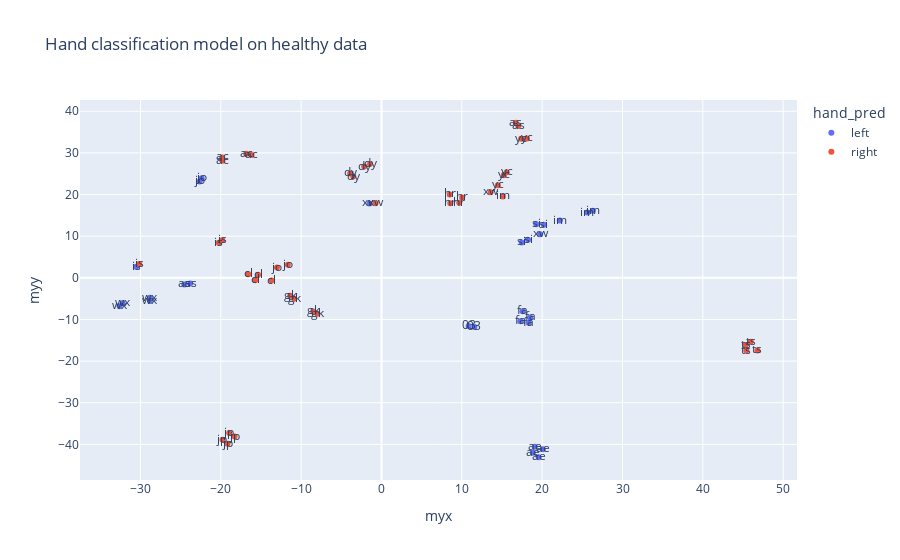

Source (notebook cell):
### Code cell
tsne_input = df_healthy_left_mirrored.iloc[:,:24].to_numpy()
data_tsne = TSNE(n_components=2, learning_rate='auto', init='random', perplexity=3).fit_transform(tsne_input)

data_tsne = pd.DataFrame(data_tsne, columns=['myx', 'myy'])

data_tsne['hand_pred'] = knn.predict(df_healthy_left_mirrored.iloc[:,:24])
data_tsne['subject_ids'] = df_healthy_left_mirrored['subject_id'].to_numpy()

fig = px.scatter(data_tsne, 
                    x='myx', y='myy',
                    color='hand_pred', text='subject_ids',
                    title='Hand classification model on healthy data'
)
fig.show()

### Figure 1 — Plotly figure (JSON) as saved in the notebook; plotly's stock layout.template omitted (floating-point values rounded to 4 significant figures)
{"data": [{"hovertemplate": "hand_pred=left<br>myx=%{x}<br>myy=%{y}<br>subject_ids=%{text}<extra></extra>", "legendgroup": "left", "marker": {"color": "#636efa", "symbol": "circle"}, "mode": "markers+text", "name": "left", "orientation": "v", "showlegend": true, "text": ["fa", "fa", "fa", "fa", "xw", "xw", "ae", "ae", "ae", "ae", "as", "as", "im", "im", "im", "si", "si", "si", "si", "jo", "jo", "wx", "wx", "wx", "wx", "03", "03", "is"], "type": "scatter", "x": [17.56, 18.5, 18.32, 17.29, -1.5, 19.74, 20.08, 19.07, 19.56, 18.84, -23.81, -24.55, 22.2, 25.63, 26.31, 19.27, 20.21, 17.45, 18.24, -22.38, -22.64, -28.83, -28.83, -32.6, -32.23, 10.84, 11.56, -30.54], "xaxis": "x", "y": [-8.036, -9.501, -10.77, -10.4, 17.86, 10.49, -41.15, -40.55, -43.08, -42.01, -1.384, -1.573, 13.77, 15.68, 16.12, 12.85, 12.73, 8.514, 9.172, 23.91, 23.14, -4.802, -5.561, -6.803, -6.068, -11.54, -11.78, 2.688], "yaxis": "y"}, {"hovertemplate": "hand_pred=right<br>myx=%{x}<br>myy=%{y}<br>subject_ids=%{text}<extra></extra>", "legendgroup": "right", "marker": {"color": "#EF553B", "symbol": "circle"}, "mode": "markers+text", "name": "right", "orientation": "v", "showlegend": true, "text": ["xw", "xw", "hr", "hr", "hr", "hr", "as", "as", "cl", "cl", "cl", "cl", "ts", "ts", "ts", "ts", "dy", "dy", "dy", "dy", "im", "gk", "gk", "gk", "gk", "jo", "jo", "jp", "jp", "jp", "jp", "ac", "ac", "ac", "ac", "yc", "yc", "yc", "yc", "yc", "is", "is", "is"], "type": "scatter", "x": [-0.7473, 13.59, 8.483, 10.04, 8.564, 9.676, 16.71, 17.03, -13.69, -15.72, -16.59, -15.37, 45.41, 46.79, 45.97, 45.33, -2.154, -1.429, -3.516, -3.905, 15.1, -10.86, -11.37, -7.977, -8.517, -13.02, -11.66, -18.29, -18.96, -19.79, -19.15, -19.82, -19.8, -16.17, -16.83, 15.58, 14.49, 15.22, 17.38, 18.11, -19.82, -20.27, -30.16], "xaxis": "x", "y": [17.93, 20.57, 20.02, 19.29, 17.89, 18.05, 37.24, 36.43, -0.6506, -0.6019, 0.8845, 0.739, -17.46, -17.44, -15.32, -16.1, 26.72, 27.36, 24.32, 25.08, 19.56, -5.033, -4.285, -8.618, -8.058, 2.466, 3.116, -38.11, -37.25, -38.88, -39.82, 28.91, 28.1, 29.47, 29.82, 25.37, 22.21, 24.62, 33.42, 33.49, 9.048, 8.44, 3.339], "yaxis": "y"}], "layout": {"legend": {"title": {"text": "hand_pred"}, "tracegroupgap": 0}, "title": {"text": "Hand classification model on healthy data"}, "xaxis": {"anchor": "y", "domain": [0, 1], "title": {"text": "myx"}}, "yaxis": {"anchor": "x", "domain": [0, 1], "title": {"text": "myy"}}}}
